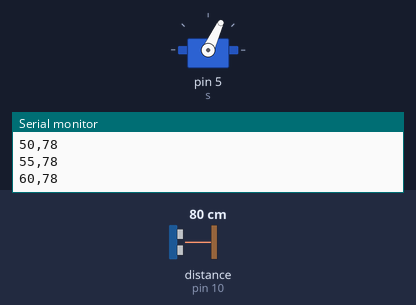
The sketch below on a simulated Arduino Uno, built with avr-gcc and run on an emulated ATmega328P. Parts: servo, the last lines printed to the serial monitor. Wiring (inferred from the names in the program): ultrasonic range finder: trigger pin 9; echo pin 10. The test bench sets the inputs (shaded band); at power-on: distance to the obstacle (sensor on pin 10) 80 cm. The echo pulse lasts 58.3 µs per cm.

Above: at 4.26 s.
4.3 s: distance to the obstacle (sensor on pin 10) set to 2 cm
At 4.45 s:
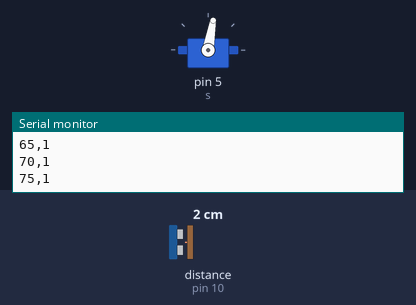
7.3 s: distance to the obstacle (sensor on pin 10) set to 9 cm
At 7.49 s:
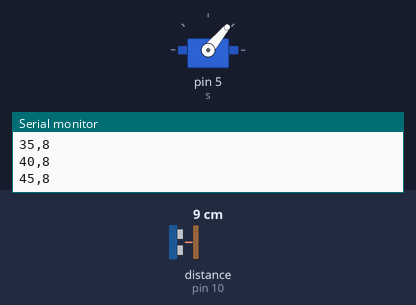
Timing chart, 0 to 16.3 s (numbered marks = the images above; inputs shaded):
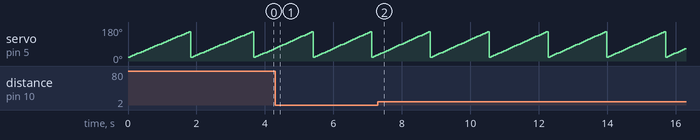

The sketch:

Projeto_119_Radar_Ultrassonico_com_Servo.ino
```cpp
// Projeto 119 - Radar Ultrassônico com Servo
// Arduino Uno | Arduino Neon Lab

#include <Servo.h>
 Servo s; int trig=9, echo=10;
 long dist(){ digitalWrite(trig,LOW); delayMicroseconds(2); digitalWrite(trig,HIGH);
 delayMicroseconds(10); digitalWrite(trig,LOW); return pulseIn(echo,HIGH)*0.034/2; }
 void setup(){ s.attach(5); pinMode(trig,OUTPUT); pinMode(echo,INPUT); Serial.begin(
 9600); }
 void loop(){ for(int a=20;a<160;a+=5){ s.write(a); delay(60); Serial.print(a); Serial.
 print(','); Serial.println(dist()); } }
```

Measured:
- by itself, servo on pin 5 (s): ramps from 20° to 155° and jumps back, once every 1.7 s
